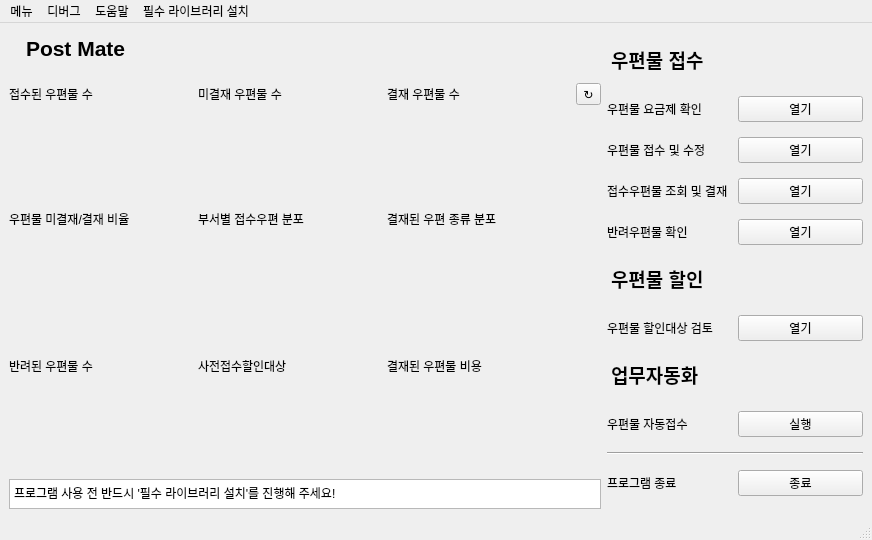
<?xml version="1.0" encoding="UTF-8"?>
<ui version="4.0">
 <class>MainWindow</class>
 <widget class="QMainWindow" name="MainWindow">
  <property name="enabled">
   <bool>true</bool>
  </property>
  <property name="geometry">
   <rect>
    <x>0</x>
    <y>0</y>
    <width>872</width>
    <height>540</height>
   </rect>
  </property>
  <property name="windowTitle">
   <string>Post Mate</string>
  </property>
  <property name="windowIcon">
   <iconset>
    <normaloff>title_big.png</normaloff>title_big.png</iconset>
  </property>
  <property name="styleSheet">
   <string notr="true"/>
  </property>
  <property name="tabShape">
   <enum>QTabWidget::Rounded</enum>
  </property>
  <widget class="QWidget" name="centralwidget">
   <layout class="QHBoxLayout" name="horizontalLayout">
    <item>
     <layout class="QGridLayout" name="mainmenu_leftgrid" rowstretch="1,0,0,0,0,0" columnstretch="0,0">
      <item row="5" column="0" colspan="2">
       <widget class="QTextEdit" name="textEdit_2">
        <property name="maximumSize">
         <size>
          <width>16777215</width>
          <height>30</height>
         </size>
        </property>
        <property name="verticalScrollBarPolicy">
         <enum>Qt::ScrollBarAlwaysOff</enum>
        </property>
        <property name="horizontalScrollBarPolicy">
         <enum>Qt::ScrollBarAlwaysOff</enum>
        </property>
        <property name="readOnly">
         <bool>true</bool>
        </property>
        <property name="html">
         <string>&lt;!DOCTYPE HTML PUBLIC &quot;-//W3C//DTD HTML 4.0//EN&quot; &quot;http://www.w3.org/TR/REC-html40/strict.dtd&quot;&gt;
&lt;html&gt;&lt;head&gt;&lt;meta name=&quot;qrichtext&quot; content=&quot;1&quot; /&gt;&lt;meta charset=&quot;utf-8&quot; /&gt;&lt;style type=&quot;text/css&quot;&gt;
p, li { white-space: pre-wrap; }
hr { height: 1px; border-width: 0; }
li.unchecked::marker { content: &quot;\2610&quot;; }
li.checked::marker { content: &quot;\2612&quot;; }
&lt;/style&gt;&lt;/head&gt;&lt;body style=&quot; font-family:'맑은 고딕'; font-size:9pt; font-weight:400; font-style:normal;&quot;&gt;
&lt;p style=&quot; margin-top:0px; margin-bottom:0px; margin-left:0px; margin-right:0px; -qt-block-indent:0; text-indent:0px;&quot;&gt;&lt;span style=&quot; font-family:'Gulim';&quot;&gt;프로그램 사용 전 반드시 '필수 라이브러리 설치'를 진행해 주세요!&lt;/span&gt;&lt;/p&gt;&lt;/body&gt;&lt;/html&gt;</string>
        </property>
        <property name="textInteractionFlags">
         <set>Qt::NoTextInteraction</set>
        </property>
       </widget>
      </item>
      <item row="4" column="0" colspan="2">
       <layout class="QGridLayout" name="layout_widgetgrid">
        <item row="4" column="0">
         <widget class="QLabel" name="widget_submitdone_pie">
          <property name="text">
           <string/>
          </property>
         </widget>
        </item>
        <item row="3" column="1">
         <widget class="QLabel" name="label_16">
          <property name="text">
           <string>부서별 접수우편 분포</string>
          </property>
         </widget>
        </item>
        <item row="2" column="2">
         <widget class="QLabel" name="widget_countdone">
          <property name="text">
           <string/>
          </property>
         </widget>
        </item>
        <item row="6" column="2">
         <widget class="QLabel" name="widget_feecount">
          <property name="text">
           <string/>
          </property>
         </widget>
        </item>
        <item row="2" column="1">
         <widget class="QLabel" name="widget_countsubmit">
          <property name="text">
           <string/>
          </property>
         </widget>
        </item>
        <item row="6" column="1">
         <widget class="QLabel" name="widget_groupcount">
          <property name="text">
           <string/>
          </property>
         </widget>
        </item>
        <item row="4" column="1">
         <widget class="QLabel" name="widget_sortdepart">
          <property name="text">
           <string/>
          </property>
         </widget>
        </item>
        <item row="3" column="0">
         <widget class="QLabel" name="label_14">
          <property name="text">
           <string>우편물 미결재/결재 비율 </string>
          </property>
         </widget>
        </item>
        <item row="5" column="0">
         <widget class="QLabel" name="label_20">
          <property name="text">
           <string>반려된 우편물 수</string>
          </property>
         </widget>
        </item>
        <item row="6" column="0">
         <widget class="QLabel" name="widget_returnedpost">
          <property name="text">
           <string/>
          </property>
         </widget>
        </item>
        <item row="2" column="0">
         <widget class="QLabel" name="widget_countall">
          <property name="text">
           <string/>
          </property>
         </widget>
        </item>
        <item row="1" column="1">
         <widget class="QLabel" name="label_9">
          <property name="text">
           <string>미결재 우편물 수 </string>
          </property>
         </widget>
        </item>
        <item row="3" column="2">
         <widget class="QLabel" name="label_17">
          <property name="text">
           <string>결재된 우편 종류 분포</string>
          </property>
         </widget>
        </item>
        <item row="1" column="3">
         <widget class="QToolButton" name="btn_refreshwidget">
          <property name="sizePolicy">
           <sizepolicy hsizetype="Fixed" vsizetype="Fixed">
            <horstretch>0</horstretch>
            <verstretch>0</verstretch>
           </sizepolicy>
          </property>
          <property name="text">
           <string>↻</string>
          </property>
         </widget>
        </item>
        <item row="1" column="0">
         <widget class="QLabel" name="label_8">
          <property name="text">
           <string>접수된 우편물 수</string>
          </property>
         </widget>
        </item>
        <item row="1" column="2">
         <widget class="QLabel" name="label_10">
          <property name="text">
           <string>결재 우편물 수</string>
          </property>
         </widget>
        </item>
        <item row="4" column="2">
         <widget class="QLabel" name="widget_submitsort_pie">
          <property name="styleSheet">
           <string notr="true"/>
          </property>
          <property name="text">
           <string/>
          </property>
         </widget>
        </item>
        <item row="5" column="1">
         <widget class="QLabel" name="label_23">
          <property name="text">
           <string>사전접수할인대상</string>
          </property>
         </widget>
        </item>
        <item row="5" column="2">
         <widget class="QLabel" name="label_22">
          <property name="text">
           <string>결재된 우편물 비용</string>
          </property>
         </widget>
        </item>
       </layout>
      </item>
      <item row="0" column="0">
       <widget class="QLabel" name="labl_titleimage">
        <property name="maximumSize">
         <size>
          <width>50</width>
          <height>50</height>
         </size>
        </property>
        <property name="text">
         <string/>
        </property>
        <property name="pixmap">
         <pixmap>title_big.png</pixmap>
        </property>
        <property name="scaledContents">
         <bool>true</bool>
        </property>
       </widget>
      </item>
      <item row="0" column="1">
       <widget class="QTextEdit" name="textEdit">
        <property name="sizePolicy">
         <sizepolicy hsizetype="Expanding" vsizetype="Expanding">
          <horstretch>0</horstretch>
          <verstretch>0</verstretch>
         </sizepolicy>
        </property>
        <property name="maximumSize">
         <size>
          <width>16777215</width>
          <height>45</height>
         </size>
        </property>
        <property name="sizeIncrement">
         <size>
          <width>0</width>
          <height>0</height>
         </size>
        </property>
        <property name="baseSize">
         <size>
          <width>0</width>
          <height>0</height>
         </size>
        </property>
        <property name="mouseTracking">
         <bool>false</bool>
        </property>
        <property name="styleSheet">
         <string notr="true">QTextEdit {
background-color : rgba(255,0,0,0%)
}</string>
        </property>
        <property name="frameShape">
         <enum>QFrame::NoFrame</enum>
        </property>
        <property name="lineWrapMode">
         <enum>QTextEdit::NoWrap</enum>
        </property>
        <property name="readOnly">
         <bool>true</bool>
        </property>
        <property name="html">
         <string>&lt;!DOCTYPE HTML PUBLIC &quot;-//W3C//DTD HTML 4.0//EN&quot; &quot;http://www.w3.org/TR/REC-html40/strict.dtd&quot;&gt;
&lt;html&gt;&lt;head&gt;&lt;meta name=&quot;qrichtext&quot; content=&quot;1&quot; /&gt;&lt;meta charset=&quot;utf-8&quot; /&gt;&lt;style type=&quot;text/css&quot;&gt;
p, li { white-space: pre-wrap; }
hr { height: 1px; border-width: 0; }
li.unchecked::marker { content: &quot;\2610&quot;; }
li.checked::marker { content: &quot;\2612&quot;; }
&lt;/style&gt;&lt;/head&gt;&lt;body style=&quot; font-family:'맑은 고딕'; font-size:9pt; font-weight:400; font-style:normal;&quot;&gt;
&lt;p style=&quot; margin-top:0px; margin-bottom:0px; margin-left:0px; margin-right:0px; -qt-block-indent:0; text-indent:0px;&quot;&gt;&lt;span style=&quot; font-size:16pt; font-weight:696;&quot;&gt;Post Mate&lt;/span&gt;&lt;/p&gt;&lt;/body&gt;&lt;/html&gt;</string>
        </property>
        <property name="textInteractionFlags">
         <set>Qt::NoTextInteraction</set>
        </property>
       </widget>
      </item>
     </layout>
    </item>
    <item>
     <layout class="QGridLayout" name="mainmenu_rightgrid" rowstretch="0,0,0,0,0,0,0,0,0,0,0,0" columnstretch="0,0">
      <item row="11" column="1">
       <widget class="QPushButton" name="btn_quitwindow">
        <property name="text">
         <string>종료</string>
        </property>
       </widget>
      </item>
      <item row="9" column="1">
       <widget class="QPushButton" name="btn_execute_web_posting">
        <property name="text">
         <string>실행</string>
        </property>
       </widget>
      </item>
      <item row="11" column="0">
       <widget class="QLabel" name="label_7">
        <property name="styleSheet">
         <string notr="true"/>
        </property>
        <property name="text">
         <string>프로그램 종료</string>
        </property>
       </widget>
      </item>
      <item row="1" column="0">
       <widget class="QLabel" name="label_2">
        <property name="text">
         <string>우편물 요금제 확인</string>
        </property>
       </widget>
      </item>
      <item row="10" column="0" colspan="2">
       <widget class="Line" name="line">
        <property name="orientation">
         <enum>Qt::Horizontal</enum>
        </property>
       </widget>
      </item>
      <item row="9" column="0">
       <widget class="QLabel" name="label">
        <property name="text">
         <string>우편물 자동접수</string>
        </property>
       </widget>
      </item>
      <item row="1" column="1">
       <widget class="QPushButton" name="btn_openpostfee">
        <property name="styleSheet">
         <string notr="true"/>
        </property>
        <property name="text">
         <string>열기</string>
        </property>
       </widget>
      </item>
      <item row="4" column="0">
       <widget class="QLabel" name="label_6">
        <property name="text">
         <string>반려우편물 확인</string>
        </property>
       </widget>
      </item>
      <item row="8" column="0" colspan="2">
       <widget class="QTextEdit" name="textEdit_5">
        <property name="maximumSize">
         <size>
          <width>16777215</width>
          <height>40</height>
         </size>
        </property>
        <property name="styleSheet">
         <string notr="true">background-color : rgba(0,0,0,0%)</string>
        </property>
        <property name="frameShape">
         <enum>QFrame::NoFrame</enum>
        </property>
        <property name="html">
         <string>&lt;!DOCTYPE HTML PUBLIC &quot;-//W3C//DTD HTML 4.0//EN&quot; &quot;http://www.w3.org/TR/REC-html40/strict.dtd&quot;&gt;
&lt;html&gt;&lt;head&gt;&lt;meta name=&quot;qrichtext&quot; content=&quot;1&quot; /&gt;&lt;meta charset=&quot;utf-8&quot; /&gt;&lt;style type=&quot;text/css&quot;&gt;
p, li { white-space: pre-wrap; }
hr { height: 1px; border-width: 0; }
li.unchecked::marker { content: &quot;\2610&quot;; }
li.checked::marker { content: &quot;\2612&quot;; }
&lt;/style&gt;&lt;/head&gt;&lt;body style=&quot; font-family:'맑은 고딕'; font-size:9pt; font-weight:400; font-style:normal;&quot;&gt;
&lt;p style=&quot; margin-top:0px; margin-bottom:0px; margin-left:0px; margin-right:0px; -qt-block-indent:0; text-indent:0px;&quot;&gt;&lt;span style=&quot; font-size:14pt; font-weight:696;&quot;&gt;업무자동화&lt;/span&gt;&lt;/p&gt;&lt;/body&gt;&lt;/html&gt;</string>
        </property>
        <property name="textInteractionFlags">
         <set>Qt::NoTextInteraction</set>
        </property>
       </widget>
      </item>
      <item row="4" column="1">
       <widget class="QPushButton" name="btn_checkreturn">
        <property name="text">
         <string>열기</string>
        </property>
       </widget>
      </item>
      <item row="2" column="0">
       <widget class="QLabel" name="label_3">
        <property name="text">
         <string>우편물 접수 및 수정</string>
        </property>
       </widget>
      </item>
      <item row="3" column="1">
       <widget class="QPushButton" name="btn_checkpostlist">
        <property name="text">
         <string>열기</string>
        </property>
       </widget>
      </item>
      <item row="6" column="1">
       <widget class="QPushButton" name="btn_open_checkgrouppost">
        <property name="text">
         <string>열기</string>
        </property>
       </widget>
      </item>
      <item row="6" column="0">
       <widget class="QLabel" name="label_5">
        <property name="text">
         <string>우편물 할인대상 검토</string>
        </property>
       </widget>
      </item>
      <item row="3" column="0">
       <widget class="QLabel" name="label_4">
        <property name="text">
         <string>접수우편물 조회 및 결재</string>
        </property>
       </widget>
      </item>
      <item row="2" column="1">
       <widget class="QPushButton" name="btn_submitpost">
        <property name="text">
         <string>열기</string>
        </property>
       </widget>
      </item>
      <item row="5" column="0" colspan="2">
       <widget class="QTextEdit" name="textEdit_4">
        <property name="maximumSize">
         <size>
          <width>16777215</width>
          <height>40</height>
         </size>
        </property>
        <property name="styleSheet">
         <string notr="true">background-color : rgba(0,0,0,0%)</string>
        </property>
        <property name="frameShape">
         <enum>QFrame::NoFrame</enum>
        </property>
        <property name="html">
         <string>&lt;!DOCTYPE HTML PUBLIC &quot;-//W3C//DTD HTML 4.0//EN&quot; &quot;http://www.w3.org/TR/REC-html40/strict.dtd&quot;&gt;
&lt;html&gt;&lt;head&gt;&lt;meta name=&quot;qrichtext&quot; content=&quot;1&quot; /&gt;&lt;meta charset=&quot;utf-8&quot; /&gt;&lt;style type=&quot;text/css&quot;&gt;
p, li { white-space: pre-wrap; }
hr { height: 1px; border-width: 0; }
li.unchecked::marker { content: &quot;\2610&quot;; }
li.checked::marker { content: &quot;\2612&quot;; }
&lt;/style&gt;&lt;/head&gt;&lt;body style=&quot; font-family:'맑은 고딕'; font-size:9pt; font-weight:400; font-style:normal;&quot;&gt;
&lt;p style=&quot; margin-top:0px; margin-bottom:0px; margin-left:0px; margin-right:0px; -qt-block-indent:0; text-indent:0px;&quot;&gt;&lt;span style=&quot; font-size:14pt; font-weight:696;&quot;&gt;우편물 할인&lt;/span&gt;&lt;/p&gt;&lt;/body&gt;&lt;/html&gt;</string>
        </property>
        <property name="textInteractionFlags">
         <set>Qt::NoTextInteraction</set>
        </property>
       </widget>
      </item>
      <item row="0" column="0" colspan="2">
       <widget class="QTextEdit" name="textEdit_3">
        <property name="maximumSize">
         <size>
          <width>16777215</width>
          <height>40</height>
         </size>
        </property>
        <property name="styleSheet">
         <string notr="true">background-color : rgba(0,0,0,0%)</string>
        </property>
        <property name="frameShape">
         <enum>QFrame::NoFrame</enum>
        </property>
        <property name="html">
         <string>&lt;!DOCTYPE HTML PUBLIC &quot;-//W3C//DTD HTML 4.0//EN&quot; &quot;http://www.w3.org/TR/REC-html40/strict.dtd&quot;&gt;
&lt;html&gt;&lt;head&gt;&lt;meta name=&quot;qrichtext&quot; content=&quot;1&quot; /&gt;&lt;meta charset=&quot;utf-8&quot; /&gt;&lt;style type=&quot;text/css&quot;&gt;
p, li { white-space: pre-wrap; }
hr { height: 1px; border-width: 0; }
li.unchecked::marker { content: &quot;\2610&quot;; }
li.checked::marker { content: &quot;\2612&quot;; }
&lt;/style&gt;&lt;/head&gt;&lt;body style=&quot; font-family:'맑은 고딕'; font-size:9pt; font-weight:400; font-style:normal;&quot;&gt;
&lt;p style=&quot; margin-top:0px; margin-bottom:0px; margin-left:0px; margin-right:0px; -qt-block-indent:0; text-indent:0px;&quot;&gt;&lt;span style=&quot; font-size:14pt; font-weight:696;&quot;&gt;우편물 접수&lt;/span&gt;&lt;/p&gt;&lt;/body&gt;&lt;/html&gt;</string>
        </property>
        <property name="textInteractionFlags">
         <set>Qt::NoTextInteraction</set>
        </property>
       </widget>
      </item>
     </layout>
    </item>
   </layout>
  </widget>
  <widget class="QMenuBar" name="menubar">
   <property name="geometry">
    <rect>
     <x>0</x>
     <y>0</y>
     <width>872</width>
     <height>22</height>
    </rect>
   </property>
   <widget class="QMenu" name="menu">
    <property name="title">
     <string>메뉴</string>
    </property>
    <addaction name="action_showcreator"/>
    <addaction name="action_programexit"/>
   </widget>
   <widget class="QMenu" name="menuDebug">
    <property name="title">
     <string>디버그</string>
    </property>
    <addaction name="action_reset_postlist"/>
    <addaction name="action_reset_grouplist"/>
    <addaction name="separator"/>
    <addaction name="action_checkfeeavailable"/>
    <addaction name="action_reset_returnpostlist"/>
   </widget>
   <widget class="QMenu" name="menu_2">
    <property name="title">
     <string>도움말</string>
    </property>
    <addaction name="action_openpostfeehelp"/>
   </widget>
   <widget class="QMenu" name="menu_3">
    <property name="title">
     <string>필수 라이브러리 설치</string>
    </property>
    <addaction name="action_installrequirements"/>
   </widget>
   <addaction name="menu"/>
   <addaction name="menuDebug"/>
   <addaction name="menu_2"/>
   <addaction name="menu_3"/>
  </widget>
  <widget class="QStatusBar" name="mainmenu_statusBar">
   <property name="enabled">
    <bool>true</bool>
   </property>
  </widget>
  <action name="action_programexit">
   <property name="text">
    <string>프로그램 종료</string>
   </property>
  </action>
  <action name="action_showcreator">
   <property name="text">
    <string>제작자 정보</string>
   </property>
  </action>
  <action name="action_checkfeeavailable">
   <property name="text">
    <string>우편요금 DB 리셋</string>
   </property>
  </action>
  <action name="action_reset_postlist">
   <property name="text">
    <string>우편접수리스트 리셋</string>
   </property>
  </action>
  <action name="action_openpostfeehelp">
   <property name="text">
    <string>국내우편요금제도 도움말</string>
   </property>
  </action>
  <action name="action_visitpostfeepage">
   <property name="text">
    <string>우편요금제도 사이트 방문</string>
   </property>
  </action>
  <action name="action_posttaghelp">
   <property name="text">
    <string>우편물 태그 요령 안내</string>
   </property>
  </action>
  <action name="action_installrequirements">
   <property name="text">
    <string>설치</string>
   </property>
  </action>
  <action name="action_reset_grouplist">
   <property name="text">
    <string>묶음우편물목록 리셋</string>
   </property>
  </action>
  <action name="actiondd">
   <property name="text">
    <string>dd</string>
   </property>
  </action>
  <action name="action_reset_returnpostlist">
   <property name="text">
    <string>반려우편물 목록 리셋</string>
   </property>
  </action>
 </widget>
 <resources/>
 <connections/>
 <slots>
  <slot>quitwindow()</slot>
  <slot>openpostfee()</slot>
 </slots>
</ui>
